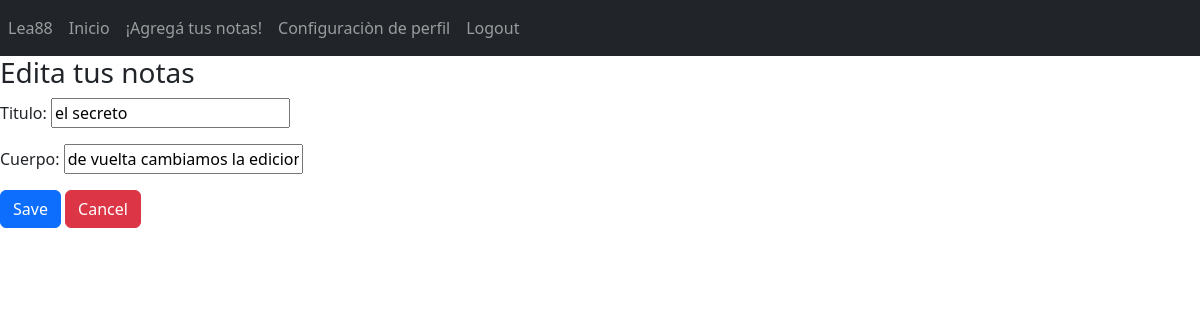
The app's page /editado-notas/10 (signed in), older data.
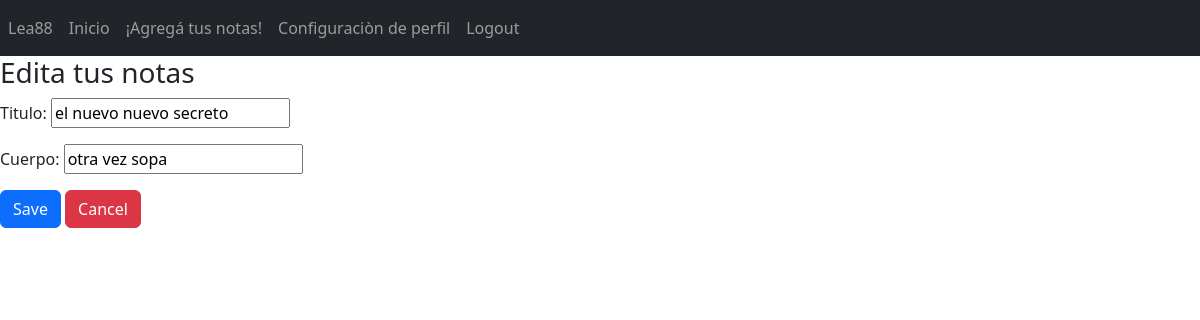
The same page, newer data.
### AppNotas/models.py (models this page shows, shortened)
class Nota(models.Model):
    titulo = models.CharField(max_length = 200)
    cuerpo = models.CharField(max_length = 500)
    autor = models.ForeignKey(User, on_delete=models.CASCADE)
    etiqueta = models.ForeignKey(Etiqueta, on_delete=models.CASCADE, null=True)
    fecha_creacion = models.DateTimeField(auto_now_add=True)
    fecha_actualizada = models.DateTimeField(auto_now=True)
    class Meta:
        ordering = ['fecha_actualizada']

### AppNotas/views.py (the view, shortened to what this page needs)
# urls.py: path('editado-notas/<int:id>', edita_notas, name ='Editado-Notas')
def edita_notas(request, id):
    nota_actualizada = Nota.objects.get(id=id)
    formulario_edicion = ActualizaNota(instance = nota_actualizada)
    contexto = {
        'nota': nota_actualizada,
        'formulario': formulario_edicion
    }
    return render(request,'editar_notas.html', contexto)

### AppNotas/forms.py
class ActualizaNota(forms.ModelForm):
    class Meta:
        model = Nota
        fields = ['titulo', 'cuerpo']

### AppNotas/templates/editar_notas.html (shortened to what this page needs)
{% extends 'base.html' %}
{% block body %}
<div class="add-modal" id="add-modal">
    <div class="form">
        <form action="{% url 'Editado-Notas' nota.id %}" method="POST">
            <h3>Edita tus notas</h3>
            <div class="form-group">
                {{formulario.as_p}}
                <button type="submit" class="btn btn-primary">Save</button>
                <button type="button" class="btn btn-danger close-btn" onclick="closeModal('add-modal')">Cancel</button>
            </div>
        </form>
    </div>
</div>
{% endblock body %}

Row changes from the older to the newer data that the page shows:
changed Nota: titulo "el secreto" → "el nuevo nuevo secreto"; cuerpo "de vuelta cambiamos la edicion" → "otra vez sopa"
